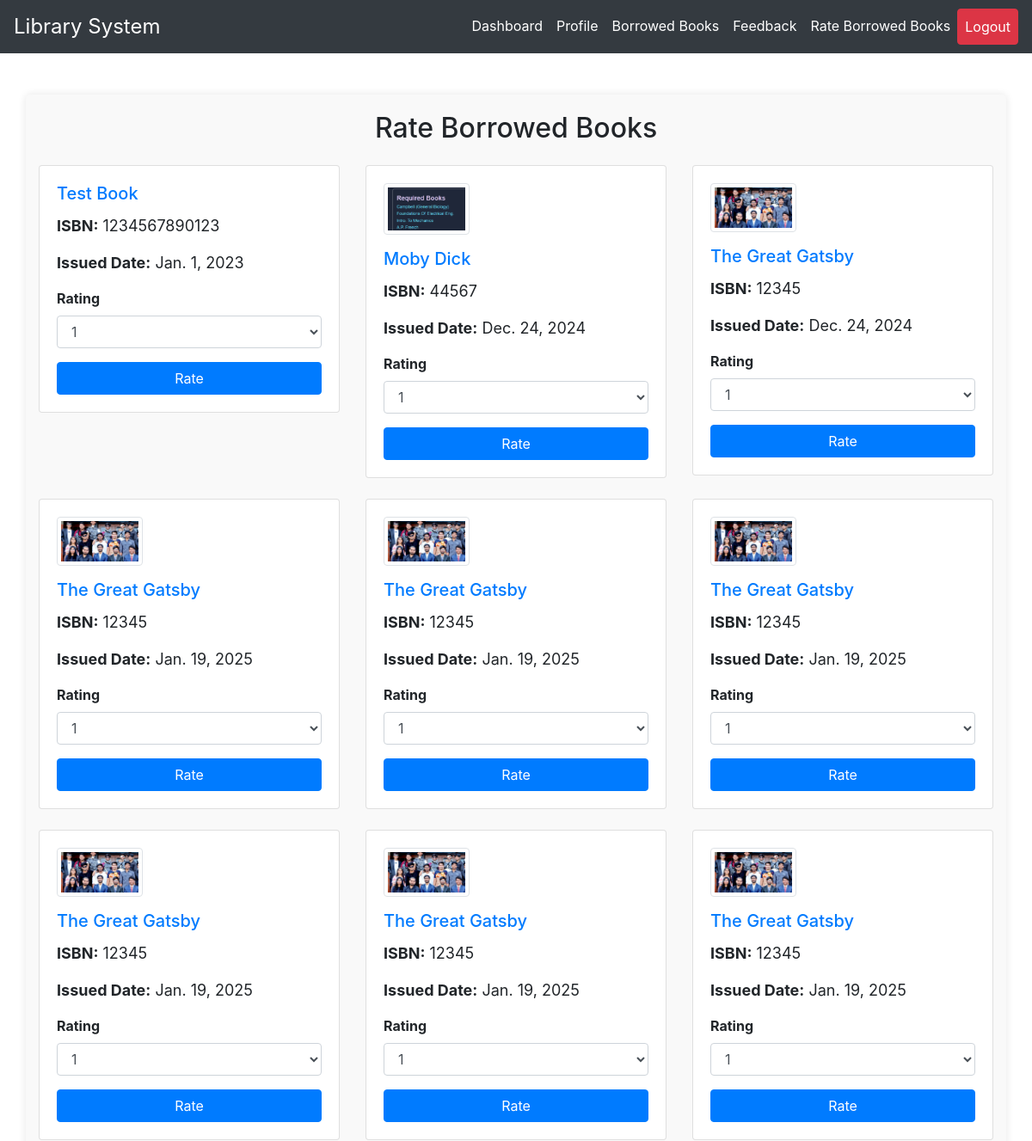
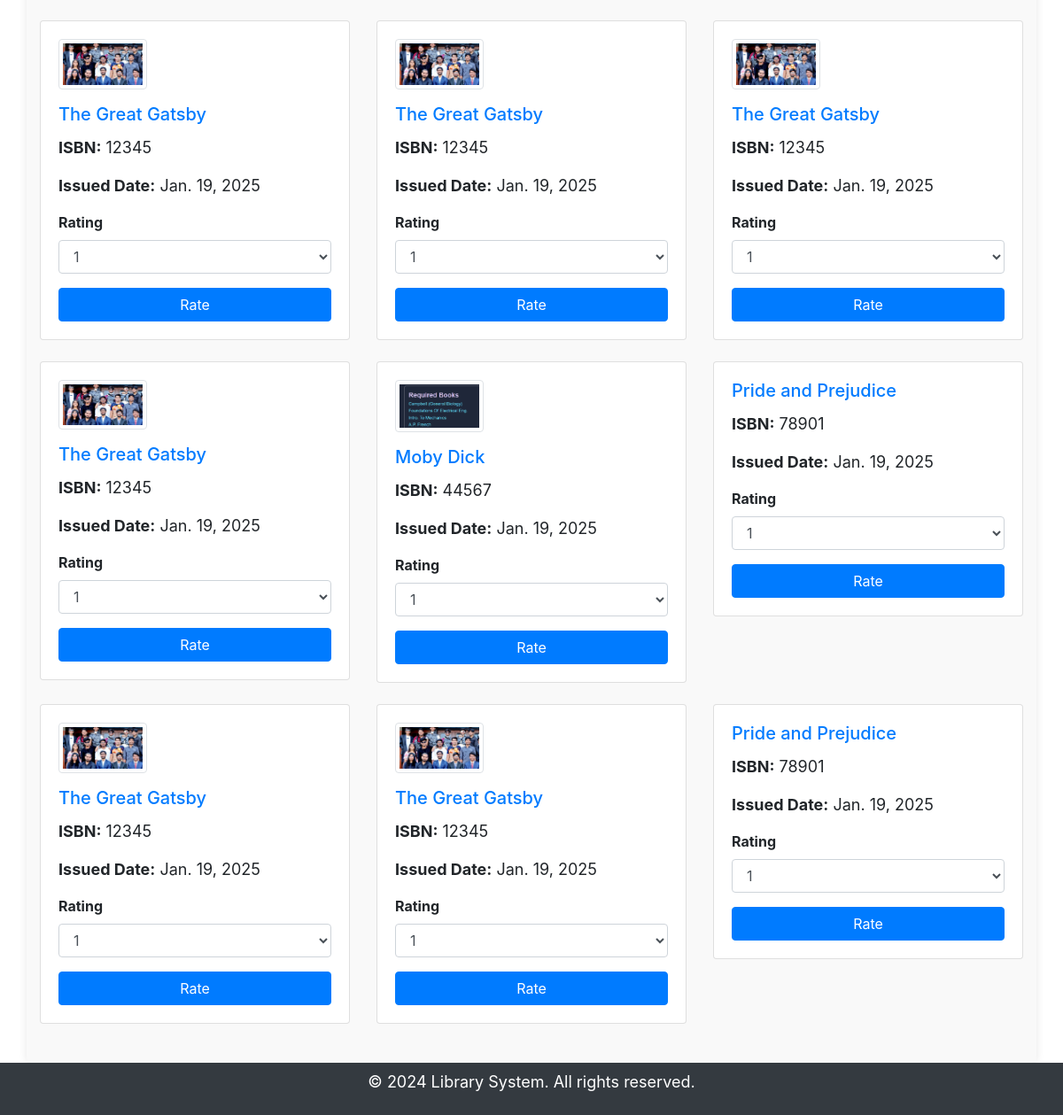
Screenshot of /rate_books/ (signed in) with the database file from the repository (2 pictures, top to bottom).
### lib/models.py (models this page shows, shortened)
class BorrowedHistory(models.Model):
    student = models.ForeignKey(StudentProfile, on_delete=models.CASCADE)
    book = models.ForeignKey(Book, on_delete=models.CASCADE)
    issued_date = models.DateField()
    return_date = models.DateField()

class Book(models.Model):
    title = models.CharField(max_length=200)
    author = models.CharField(max_length=200)
    genre = models.CharField(max_length=200)
    published_date = models.DateField()
    isbn_number = models.BigIntegerField(unique=True)
    available_copies = models.IntegerField(
    validators=[MinValueValidator(0)]
)
    image = models.ImageField(upload_to='book_images/', blank=True, null=True)  # Add this line
    total_ratings = models.IntegerField(default=0)
    total_rating_value = models.IntegerField(default=0)

### lib/views.py (the view)
# urls.py: path('rate_books/', views.rate_books, name='rate_books'),
@login_required(login_url='/login/')
def rate_books(request):
    user = request.user
    try:
        student_profile = StudentProfile.objects.get(user=user)
    except StudentProfile.DoesNotExist:
        messages.error(request, 'Student profile does not exist.')
        return redirect('lib:student_dashboard')
    borrowed_books = BorrowedHistory.objects.filter(student=student_profile)
    if request.method == 'POST':
        form = RatingForm(request.POST)
        if form.is_valid():
            book_id = request.POST.get('book_id')
            book = get_object_or_404(Book, id=book_id)
            rating, created = BookRating.objects.update_or_create(
                student=student_profile,
                book=book,
                defaults={'rating': form.cleaned_data['rating']}
            )
            book.total_ratings = BookRating.objects.filter(book=book).count()
            book.total_rating_value = sum(r.rating for r in BookRating.objects.filter(book=book))
            book.save()
            messages.success(request, 'Your rating has been submitted.')
            return redirect('lib:rate_books')
    else:
        form = RatingForm()
    context = {
        'borrowed_books': borrowed_books,
        'rating_form': form,
    }
    return render(request, 'lib/rate_books.html', context)

### lib/forms.py
class RatingForm(forms.ModelForm):
    rating = forms.IntegerField(min_value=1, max_value=10)
    class Meta:
        model = BookRating
        fields = ['rating']

### lib/templates/lib/rate_books.html (shortened to what this page needs)
{% load static %}
<!DOCTYPE html>
<html lang="en">
<head>
    <link rel="stylesheet" href="{% static 'css/styles.css' %}">
    <link href="https://stackpath.bootstrapcdn.com/bootstrap/4.5.2/css/bootstrap.min.css" rel="stylesheet">
</head>
<body class="d-flex flex-column min-vh-100">
    <nav class="navbar navbar-expand-lg navbar-dark bg-dark">
        <a class="navbar-brand" href="{% url 'lib:home' %}" style="font-size: 1.5rem;">Library System</a>
        <div class="collapse navbar-collapse" id="navbarNav">
            <ul class="navbar-nav ml-auto">
                <li class="nav-item">
                    <a class="nav-link text-white" href="{% url 'lib:student_dashboard' %}">Dashboard</a>
                </li>
                <li class="nav-item">
                    <a class="nav-link text-white" href="{% url 'lib:student_profile' %}">Profile</a>
                </li>
                <li class="nav-item">
                    <a class="nav-link text-white" href="{% url 'lib:student_borrowed_books' %}">Borrowed Books</a>
                </li>
                <li class="nav-item">
                    <a class="nav-link text-white" href="{% url 'lib:student_feedback' %}">Feedback</a>
                </li>
                <li class="nav-item">
                    <a class="nav-link text-white" href="{% url 'lib:rate_books' %}">Rate Borrowed Books</a>
                </li>
                <li class="nav-item">
                    <a class="nav-link btn btn-danger text-white" href="{% url 'lib:logout_views' %}">Logout</a>
                </li>
            </ul>
        </div>
    </nav>
    <div class="container mt-5">
        <h2 class="text-center mb-4">Rate Borrowed Books</h2>
        <div class="row">
            {% for history in borrowed_books %}
            <div class="col-md-4 mb-4">
                <div class="card">
                    <div class="card-body">
                        {% if history.book.image %}
                        <img src="{{ history.book.image.url }}" alt="{{ history.book.title }}" class="img-thumbnail mb-3" style="max-width: 100px;">
                        {% endif %}
                        <h5 class="card-title"><a href="{% url 'lib:book_detail_stu' history.book.isbn_number %}">{{ history.book.title }}</a></h5>
                        <p class="card-text"><strong>ISBN:</strong> {{ history.book.isbn_number }}</p>
                        <p class="card-text"><strong>Issued Date:</strong> {{ history.issued_date }}</p>
                        <form method="POST">
                            <div class="form-group">
                                <label for="rating_{{ history.book.id }}">Rating</label>
                                <select class="form-control" id="rating_{{ history.book.id }}" name="rating">
                                    <option value="1">1</option>
                                </select>
                            </div>
                            <button type="submit" class="btn btn-primary btn-block">Rate</button>
                        </form>
                    </div>
                </div>
            </div>
            {% empty %}
            <div class="col-12">
                <p class="text-center">No books borrowed yet.</p>
            </div>
            {% endfor %}
        </div>
    </div>
    <div class="text-center mt-auto py-2" style="background-color: #343a40; color: white;">
        <p>&copy; 2024 Library System. All rights reserved.</p>
    </div>
</body>
</html>

### rows the page displays
BorrowedHistory: book "Test Book", book.isbn_number "1234567890123", issued_date "Jan. 1, 2023", rating "1"
BorrowedHistory: book.image (picture), book "Moby Dick", book.isbn_number "44567", issued_date "Dec. 24, 2024", rating "1"
BorrowedHistory: book.image (picture), book "The Great Gatsby", book.isbn_number "12345", issued_date "Dec. 24, 2024", rating "1"
BorrowedHistory: book.image (picture), book "The Great Gatsby", book.isbn_number "12345", issued_date "Jan. 19, 2025", rating "1"
BorrowedHistory: book.image (picture), book "The Great Gatsby", book.isbn_number "12345", issued_date "Jan. 19, 2025", rating "1"
BorrowedHistory: book.image (picture), book "The Great Gatsby", book.isbn_number "12345", issued_date "Jan. 19, 2025", rating "1"
BorrowedHistory: book.image (picture), book "The Great Gatsby", book.isbn_number "12345", issued_date "Jan. 19, 2025", rating "1"
BorrowedHistory: book.image (picture), book "The Great Gatsby", book.isbn_number "12345", issued_date "Jan. 19, 2025", rating "1"
BorrowedHistory: book.image (picture), book "The Great Gatsby", book.isbn_number "12345", issued_date "Jan. 19, 2025", rating "1"
BorrowedHistory: book.image (picture), book "The Great Gatsby", book.isbn_number "12345", issued_date "Jan. 19, 2025", rating "1"
BorrowedHistory: book.image (picture), book "The Great Gatsby", book.isbn_number "12345", issued_date "Jan. 19, 2025", rating "1"
BorrowedHistory: book.image (picture), book "The Great Gatsby", book.isbn_number "12345", issued_date "Jan. 19, 2025", rating "1"
BorrowedHistory: book.image (picture), book "The Great Gatsby", book.isbn_number "12345", issued_date "Jan. 19, 2025", rating "1"
BorrowedHistory: book.image (picture), book "Moby Dick", book.isbn_number "44567", issued_date "Jan. 19, 2025", rating "1"
BorrowedHistory: book "Pride and Prejudice", book.isbn_number "78901", issued_date "Jan. 19, 2025", rating "1"
BorrowedHistory: book.image (picture), book "The Great Gatsby", book.isbn_number "12345", issued_date "Jan. 19, 2025", rating "1"
BorrowedHistory: book.image (picture), book "The Great Gatsby", book.isbn_number "12345", issued_date "Jan. 19, 2025", rating "1"
BorrowedHistory: book "Pride and Prejudice", book.isbn_number "78901", issued_date "Jan. 19, 2025", rating "1"
